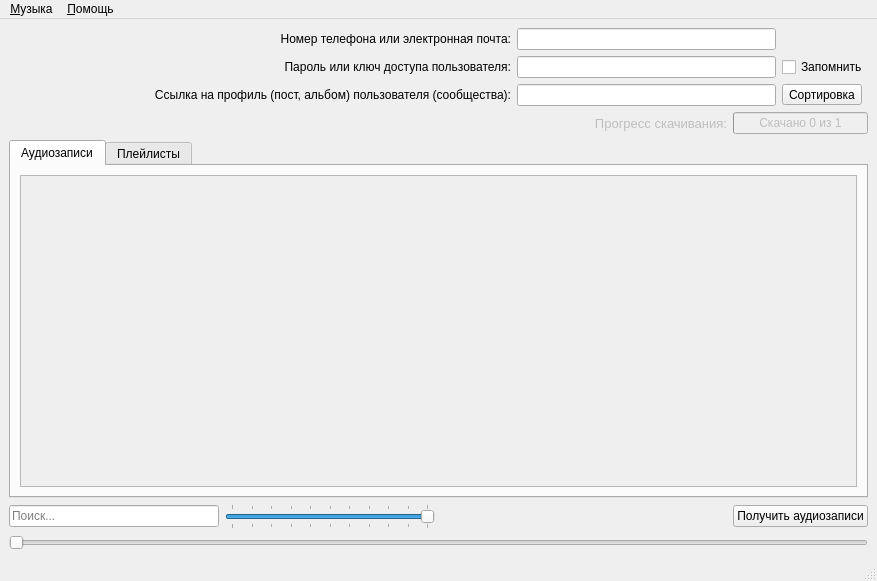
<?xml version="1.0" encoding="UTF-8"?>
<ui version="4.0">
 <author>Adrian Polyakov</author>
 <class>MainWindow</class>
 <widget class="QMainWindow" name="MainWindow">
  <property name="enabled">
   <bool>true</bool>
  </property>
  <property name="geometry">
   <rect>
    <x>0</x>
    <y>0</y>
    <width>877</width>
    <height>581</height>
   </rect>
  </property>
  <property name="windowTitle">
   <string>VKMusic Downloader</string>
  </property>
  <property name="windowIcon">
   <iconset resource="../resources/resources.qrc">
    <normaloff>:/images/logo.ico</normaloff>:/images/logo.ico</iconset>
  </property>
  <widget class="QWidget" name="centralwidget">
   <layout class="QGridLayout" name="gridLayout">
    <item row="5" column="2">
     <widget class="QPushButton" name="pause_button">
      <property name="sizePolicy">
       <sizepolicy hsizetype="Preferred" vsizetype="Preferred">
        <horstretch>0</horstretch>
        <verstretch>0</verstretch>
       </sizepolicy>
      </property>
      <property name="styleSheet">
       <string notr="true">border-radius:15px;image:url(:/images/pause_button.png);</string>
      </property>
      <property name="text">
       <string/>
      </property>
     </widget>
    </item>
    <item row="5" column="1">
     <widget class="QSlider" name="volumeSlider">
      <property name="maximum">
       <number>100</number>
      </property>
      <property name="sliderPosition">
       <number>100</number>
      </property>
      <property name="orientation">
       <enum>Qt::Horizontal</enum>
      </property>
      <property name="tickPosition">
       <enum>QSlider::TicksBothSides</enum>
      </property>
      <property name="tickInterval">
       <number>10</number>
      </property>
     </widget>
    </item>
    <item row="0" column="0" colspan="4">
     <widget class="QLabel" name="login_text">
      <property name="text">
       <string>Номер телефона или электронная почта:</string>
      </property>
      <property name="alignment">
       <set>Qt::AlignRight|Qt::AlignTrailing|Qt::AlignVCenter</set>
      </property>
      <property name="buddy">
       <cstring>login</cstring>
      </property>
     </widget>
    </item>
    <item row="6" column="0" colspan="7">
     <widget class="QSlider" name="play_status">
      <property name="maximum">
       <number>100</number>
      </property>
      <property name="orientation">
       <enum>Qt::Horizontal</enum>
      </property>
     </widget>
    </item>
    <item row="1" column="6">
     <widget class="QCheckBox" name="saveData">
      <property name="enabled">
       <bool>true</bool>
      </property>
      <property name="toolTip">
       <string>Сохранить введенные данные?</string>
      </property>
      <property name="text">
       <string>Запомнить</string>
      </property>
     </widget>
    </item>
    <item row="5" column="4">
     <spacer name="horizontalSpacer">
      <property name="orientation">
       <enum>Qt::Horizontal</enum>
      </property>
      <property name="sizeHint" stdset="0">
       <size>
        <width>40</width>
        <height>20</height>
       </size>
      </property>
     </spacer>
    </item>
    <item row="3" column="4">
     <widget class="QLabel" name="progress_label">
      <property name="enabled">
       <bool>false</bool>
      </property>
      <property name="sizePolicy">
       <sizepolicy hsizetype="Preferred" vsizetype="Preferred">
        <horstretch>0</horstretch>
        <verstretch>0</verstretch>
       </sizepolicy>
      </property>
      <property name="font">
       <font>
        <pointsize>10</pointsize>
       </font>
      </property>
      <property name="text">
       <string>Прогресс скачивания:</string>
      </property>
      <property name="alignment">
       <set>Qt::AlignRight|Qt::AlignTrailing|Qt::AlignVCenter</set>
      </property>
     </widget>
    </item>
    <item row="5" column="3">
     <widget class="QPushButton" name="stop_button">
      <property name="sizePolicy">
       <sizepolicy hsizetype="Preferred" vsizetype="Preferred">
        <horstretch>0</horstretch>
        <verstretch>0</verstretch>
       </sizepolicy>
      </property>
      <property name="styleSheet">
       <string notr="true">border-radius:15px;image:url(:/images/stop_button.png);</string>
      </property>
      <property name="text">
       <string/>
      </property>
     </widget>
    </item>
    <item row="2" column="4" colspan="2">
     <widget class="QLineEdit" name="user_link"/>
    </item>
    <item row="2" column="6">
     <widget class="QToolButton" name="sort_tracks">
      <property name="text">
       <string>Сортировка</string>
      </property>
      <property name="popupMode">
       <enum>QToolButton::InstantPopup</enum>
      </property>
      <property name="toolButtonStyle">
       <enum>Qt::ToolButtonTextOnly</enum>
      </property>
     </widget>
    </item>
    <item row="2" column="0" colspan="4">
     <widget class="QLabel" name="link_text">
      <property name="text">
       <string>Ссылка на профиль (пост, альбом) пользователя (сообщества):</string>
      </property>
      <property name="alignment">
       <set>Qt::AlignRight|Qt::AlignTrailing|Qt::AlignVCenter</set>
      </property>
      <property name="buddy">
       <cstring>user_link</cstring>
      </property>
     </widget>
    </item>
    <item row="0" column="4" colspan="2">
     <widget class="QLineEdit" name="login"/>
    </item>
    <item row="5" column="5" colspan="2">
     <widget class="QPushButton" name="btnConfirm">
      <property name="toolTip">
       <string>Получить список аудиозаписей пользователя</string>
      </property>
      <property name="text">
       <string>Получить аудиозаписи</string>
      </property>
      <property name="autoDefault">
       <bool>false</bool>
      </property>
      <property name="default">
       <bool>false</bool>
      </property>
     </widget>
    </item>
    <item row="5" column="0">
     <widget class="QLineEdit" name="search">
      <property name="placeholderText">
       <string>Поиск...</string>
      </property>
     </widget>
    </item>
    <item row="1" column="4" colspan="2">
     <widget class="QLineEdit" name="password">
      <property name="inputMethodHints">
       <set>Qt::ImhHiddenText|Qt::ImhNoAutoUppercase|Qt::ImhNoPredictiveText|Qt::ImhSensitiveData</set>
      </property>
      <property name="inputMask">
       <string/>
      </property>
      <property name="text">
       <string/>
      </property>
      <property name="echoMode">
       <enum>QLineEdit::Password</enum>
      </property>
      <property name="dragEnabled">
       <bool>false</bool>
      </property>
     </widget>
    </item>
    <item row="4" column="0" colspan="7">
     <widget class="QTabWidget" name="tabWidget">
      <property name="enabled">
       <bool>true</bool>
      </property>
      <property name="currentIndex">
       <number>0</number>
      </property>
      <widget class="QWidget" name="tracks_tab">
       <attribute name="title">
        <string>Аудиозаписи</string>
       </attribute>
       <layout class="QGridLayout" name="gridLayout_2">
        <item row="0" column="0">
         <widget class="QTreeWidget" name="trackList">
          <property name="enabled">
           <bool>false</bool>
          </property>
          <property name="contextMenuPolicy">
           <enum>Qt::CustomContextMenu</enum>
          </property>
          <property name="editTriggers">
           <set>QAbstractItemView::NoEditTriggers</set>
          </property>
          <property name="selectionMode">
           <enum>QAbstractItemView::ExtendedSelection</enum>
          </property>
          <property name="headerHidden">
           <bool>true</bool>
          </property>
          <property name="columnCount">
           <number>2</number>
          </property>
          <attribute name="headerVisible">
           <bool>false</bool>
          </attribute>
          <column>
           <property name="text">
            <string>artist - name</string>
           </property>
          </column>
          <column>
           <property name="text">
            <string>name - artist</string>
           </property>
          </column>
         </widget>
        </item>
       </layout>
      </widget>
      <widget class="QWidget" name="playlists_tab">
       <attribute name="title">
        <string>Плейлисты</string>
       </attribute>
       <layout class="QGridLayout" name="gridLayout_3">
        <item row="0" column="0">
         <widget class="QTreeWidget" name="albumsList">
          <property name="enabled">
           <bool>false</bool>
          </property>
          <property name="editTriggers">
           <set>QAbstractItemView::NoEditTriggers</set>
          </property>
          <property name="selectionMode">
           <enum>QAbstractItemView::ExtendedSelection</enum>
          </property>
          <attribute name="headerVisible">
           <bool>false</bool>
          </attribute>
          <column>
           <property name="text">
            <string>Плейлист</string>
           </property>
          </column>
         </widget>
        </item>
       </layout>
      </widget>
     </widget>
    </item>
    <item row="3" column="5" colspan="2">
     <widget class="QProgressBar" name="progressBar">
      <property name="enabled">
       <bool>false</bool>
      </property>
      <property name="minimum">
       <number>0</number>
      </property>
      <property name="maximum">
       <number>1</number>
      </property>
      <property name="value">
       <number>0</number>
      </property>
      <property name="alignment">
       <set>Qt::AlignCenter</set>
      </property>
      <property name="textVisible">
       <bool>true</bool>
      </property>
      <property name="invertedAppearance">
       <bool>false</bool>
      </property>
      <property name="format">
       <string>Скачано %v из %m</string>
      </property>
     </widget>
    </item>
    <item row="1" column="1" colspan="3">
     <widget class="QLabel" name="password_text">
      <property name="text">
       <string>Пароль или ключ доступа пользователя:</string>
      </property>
      <property name="alignment">
       <set>Qt::AlignRight|Qt::AlignTrailing|Qt::AlignVCenter</set>
      </property>
      <property name="buddy">
       <cstring>password</cstring>
      </property>
     </widget>
    </item>
   </layout>
  </widget>
  <widget class="QMenuBar" name="menuBar">
   <property name="geometry">
    <rect>
     <x>0</x>
     <y>0</y>
     <width>877</width>
     <height>34</height>
    </rect>
   </property>
   <widget class="QMenu" name="music_menu">
    <property name="title">
     <string>&amp;Музыка</string>
    </property>
    <addaction name="saveAll"/>
    <addaction name="saveWithoutLinks"/>
    <addaction name="separator"/>
    <addaction name="downloadAllTracks"/>
    <addaction name="separator"/>
    <addaction name="luckyMe"/>
    <addaction name="separator"/>
    <addaction name="exit"/>
   </widget>
   <widget class="QMenu" name="help_menu">
    <property name="title">
     <string>&amp;Помощь</string>
    </property>
    <addaction name="helpDialog"/>
    <addaction name="separator"/>
    <addaction name="aboutDialog"/>
   </widget>
   <addaction name="music_menu"/>
   <addaction name="help_menu"/>
  </widget>
  <widget class="QStatusBar" name="statusBar"/>
  <action name="saveAll">
   <property name="enabled">
    <bool>false</bool>
   </property>
   <property name="icon">
    <iconset resource="../resources/resources.qrc">
     <normaloff>:/images/save_all.png</normaloff>:/images/save_all.png</iconset>
   </property>
   <property name="text">
    <string>&amp;Сохранить</string>
   </property>
   <property name="statusTip">
    <string>Сохранить список аудиозаписей в файл со ссылками для их скачивания</string>
   </property>
   <property name="shortcut">
    <string>Ctrl+S</string>
   </property>
  </action>
  <action name="saveWithoutLinks">
   <property name="enabled">
    <bool>false</bool>
   </property>
   <property name="text">
    <string>Сохранить &amp;без ссылок</string>
   </property>
   <property name="statusTip">
    <string>Сохранить список аудиозаписей в файл без ссылок для их скачивания</string>
   </property>
   <property name="shortcut">
    <string>Ctrl+Shift+S</string>
   </property>
  </action>
  <action name="downloadAllTracks">
   <property name="enabled">
    <bool>false</bool>
   </property>
   <property name="icon">
    <iconset resource="../resources/resources.qrc">
     <normaloff>:/images/download_all.png</normaloff>:/images/download_all.png</iconset>
   </property>
   <property name="text">
    <string>С&amp;качать всё</string>
   </property>
   <property name="statusTip">
    <string>Скачать все аудиозаписи пользователя</string>
   </property>
   <property name="shortcut">
    <string>Ctrl+D</string>
   </property>
  </action>
  <action name="luckyMe">
   <property name="enabled">
    <bool>false</bool>
   </property>
   <property name="text">
    <string>&amp;Мне повезёт</string>
   </property>
   <property name="statusTip">
    <string>Воспроизвести случайную аудиозапись из списка</string>
   </property>
   <property name="shortcut">
    <string>Ctrl+L</string>
   </property>
  </action>
  <action name="exit">
   <property name="icon">
    <iconset resource="../resources/resources.qrc">
     <normaloff>:/images/exit.png</normaloff>:/images/exit.png</iconset>
   </property>
   <property name="text">
    <string>&amp;Выход</string>
   </property>
   <property name="statusTip">
    <string>Выход из VKMusic Downloader</string>
   </property>
   <property name="shortcut">
    <string>Ctrl+Q</string>
   </property>
  </action>
  <action name="helpDialog">
   <property name="icon">
    <iconset resource="../resources/resources.qrc">
     <normaloff>:/images/help.png</normaloff>:/images/help.png</iconset>
   </property>
   <property name="text">
    <string>&amp;Помощь</string>
   </property>
   <property name="statusTip">
    <string>Помощь по VkMusic Downloader</string>
   </property>
   <property name="shortcut">
    <string>Ctrl+H</string>
   </property>
  </action>
  <action name="aboutDialog">
   <property name="text">
    <string>&amp;О программе</string>
   </property>
   <property name="statusTip">
    <string>Информация о VkMusic Downloader</string>
   </property>
  </action>
 </widget>
 <tabstops>
  <tabstop>login</tabstop>
  <tabstop>password</tabstop>
  <tabstop>user_link</tabstop>
  <tabstop>saveData</tabstop>
  <tabstop>sort_tracks</tabstop>
  <tabstop>btnConfirm</tabstop>
  <tabstop>search</tabstop>
  <tabstop>volumeSlider</tabstop>
  <tabstop>pause_button</tabstop>
  <tabstop>stop_button</tabstop>
  <tabstop>play_status</tabstop>
  <tabstop>tabWidget</tabstop>
  <tabstop>trackList</tabstop>
  <tabstop>albumsList</tabstop>
 </tabstops>
 <resources>
  <include location="../resources/resources.qrc"/>
 </resources>
 <connections/>
</ui>
